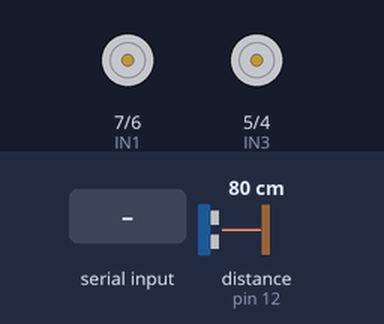
A sketch run on a simulated Arduino Uno, built with avr-gcc and run on an emulated ATmega328P. On the bench: motor-driver pin pairs drawn as motors (green arrow = first pin HIGH = forward, orange = second pin HIGH = backward, longer = more drive, scaled by the enable pin). The test bench sets the inputs (shaded band); at power-on: distance to the obstacle (sensor on pin 12) 80 cm. The echo pulse lasts 58.3 µs per cm.

Above: at 1.2 s.
1.3 s: "0" received over Serial
At 1.8 s:
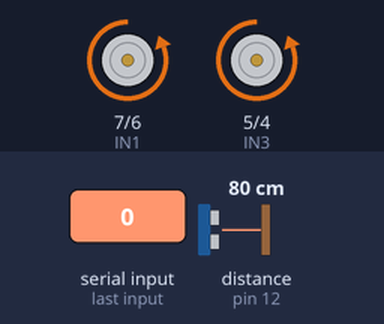
2.8 s: "1" received over Serial
At 4.0 s:
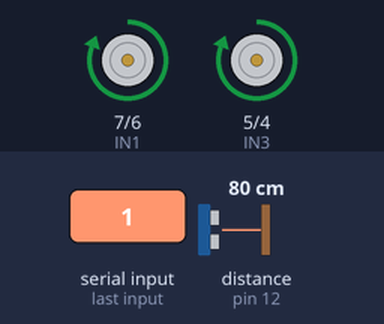
4.3 s: "2" received over Serial
At 5.3 s:
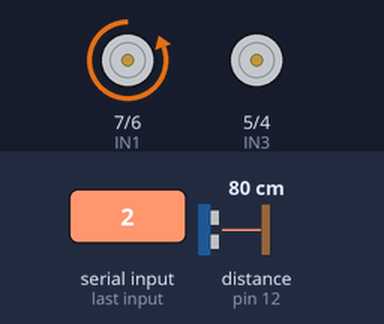
5.8 s: "3" received over Serial
At 6.5 s:
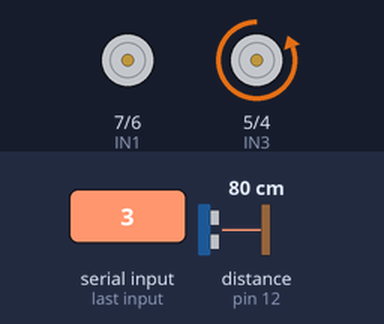
7.3 s: "4" received over Serial
At 7.6 s:
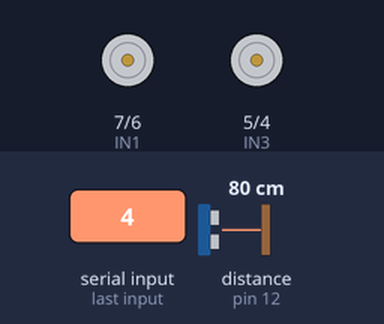
8.8 s: "5" received over Serial
At 10.1 s:
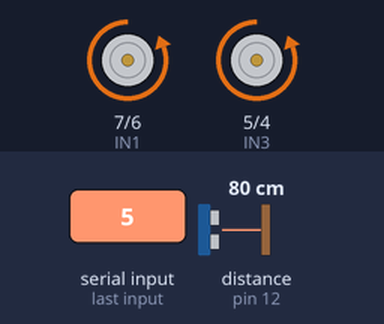
Timing chart, 0 to 11.3 s (numbered marks = the images above; inputs shaded):
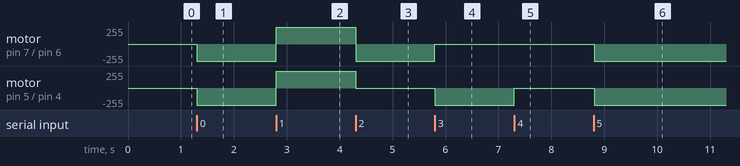

Measured:
- after the input at 1.3 s, motor on pin 7 (IN1) / pin 6 (IN2), motor on pin 5 (IN3) / pin 4 (IN4): stopped → backward 255/255 at once
- after the input at 2.8 s, motor on pin 7 (IN1) / pin 6 (IN2), motor on pin 5 (IN3) / pin 4 (IN4): backward 255/255 → forward 255/255 at once
- after the input at 4.3 s, motor on pin 7 (IN1) / pin 6 (IN2): forward 255/255 → backward 255/255 at once; motor on pin 5 (IN3) / pin 4 (IN4): forward 255/255 → stopped at once
- after the input at 5.8 s, motor on pin 7 (IN1) / pin 6 (IN2): backward 255/255 → stopped at once; motor on pin 5 (IN3) / pin 4 (IN4): stopped → backward 255/255 at once
- after the input at 7.3 s, motor on pin 5 (IN3) / pin 4 (IN4): backward 255/255 → stopped at once
- after the input at 8.8 s, motor on pin 7 (IN1) / pin 6 (IN2), motor on pin 5 (IN3) / pin 4 (IN4): stopped → backward 255/255 at once

The sketch:

MULTIMODE_CAR.ino
```cpp
//Yash Jungade
//Designed with the help of official examples of Motor Driver, Ultrasonic Sensor & Bluetooth Module.
//Multimode Car has two modes. First mode is obstacle avoidance mode & second mode is mobile controlled mode.

/* define section */

//Motor driver setup L298N
const int IN1 = 7; //connect IN1 in the motor driver to pin number 7 in arduino
const int IN2 = 6; //connect IN2 in the motor driver to pin number 6 in arduino
const int IN3 = 5; //connect IN3 in the motor driver to pin number 5 in arduino
const int IN4 = 4; //connect IN4 in the motor driver to pin number 4 in arduino

/* this will allow you to control the speed of the motors */

const int ENA = 9; //connect IN1 in the motor driver to pin number 9 in arduino
const int ENB = 3; //connect IN1 in the motor driver to pin number 3 in arduino

//***************************************************************************//

int command = 0;// int to store the data that we will receive from the bluetooth

/* define the pins for the ultrasonic sensor */

int trig = 11; /* connect trigger pin of Ultrasonic to pin number 11 */
int echo = 12; /* connect echo pin of Ultrasonic to pin number 12 */

/* void setup section we are going to setup our pins to input or output */

void setup() {
  Serial.begin(9600); // opens serial port, sets data rate to 9600 bps

  // set motor driver`s pins to output
  pinMode (IN1, OUTPUT);
  pinMode (IN2, OUTPUT);
  pinMode (IN3, OUTPUT);
  pinMode (IN4, OUTPUT);
  pinMode (ENA, OUTPUT);
  pinMode (ENB, OUTPUT);
//set trig pin as output and the echo pin as input for the ultrasonic sesor
  pinMode(trig, OUTPUT);
pinMode(echo, INPUT);
}

/*void loop section we are going to write our main program here*/

void loop()
{


  if (Serial.available() > 0) //check if the arduino is receiving data or not
{
  command=Serial.read(); //set command integer value sama as the value that we will receive from the bluetooth NOT(we are going to send characters from 0 to 5 and each character will do a different job.

}
if (command == '0')//if we receive a character 0 then both motors will move forward

  {
    // by setting IN1 and IN3 HIGH and IN2 and IN4 LOW both motors will move forward accoring to my connections and ENA and ENB to control the speed from 0 to 250 and this same as the following characters
    digitalWrite(IN1, LOW);
    digitalWrite(IN2, HIGH);
    digitalWrite(IN3, LOW);
    digitalWrite(IN4, HIGH);
    analogWrite(ENA, 255);
    analogWrite(ENB, 255);
command=0; //set command value back to 0
  }
else if(command == '1') // moving backward
  {
    digitalWrite(IN1, HIGH);
    digitalWrite(IN2, LOW);
    digitalWrite(IN3, HIGH);
    digitalWrite(IN4, LOW);
    analogWrite(ENA, 255);
    analogWrite(ENB, 255);

    command=0; //set command value back to 0
  }
 else if (command == '2') //moving left
 {
    digitalWrite(IN1, LOW);
    digitalWrite(IN2, HIGH);
    digitalWrite(IN3, LOW);
    digitalWrite(IN4, LOW);
analogWrite(ENA, 255);
    analogWrite(ENB, 255);
      command=0; //set command value back to 0
  }
else if (command == '3') //moving right
{
    digitalWrite(IN1, LOW);
    digitalWrite(IN2, LOW);
    digitalWrite(IN3, LOW);
    digitalWrite(IN4, HIGH);
analogWrite(ENA, 255);
    analogWrite(ENB, 255);
      command=0; //set command value back to 0
  }
else if (command == '4') //stop the motors
{
    digitalWrite(IN1, HIGH);
    digitalWrite(IN2, HIGH);
    digitalWrite(IN3, HIGH);
    digitalWrite(IN4, HIGH);
      command=0; //set command value back to 0
  }
else if (command == '5')
{


long du = 0, ds = 0; // Transmitting pulse
digitalWrite(trig, LOW); //set trig pin to high
delayMicroseconds(2); //wait 2MS
digitalWrite(trig, HIGH); //set trig pin to high to send pulse
delayMicroseconds(10); //wait 10MS
digitalWrite(trig, LOW);// Waiting for pulse
du = pulseIn(echo, HIGH);// check for the pulse
ds = du*0.034/2 ;// Calculating distance

//move the motors forward

    digitalWrite(IN1, LOW);
    digitalWrite(IN2, HIGH);
    digitalWrite(IN3, LOW);
    digitalWrite(IN4, HIGH);
    analogWrite(ENA, 255);
    analogWrite(ENB, 255);

if (ds<=20) //if the space betwen the robot and the object less than 10 or 10 then turn right until the robot gets a space more than 10
{
    analogWrite(ENA, 255);
    analogWrite(ENB, 255);
    digitalWrite(IN1, LOW);
    digitalWrite(IN2, LOW);
    digitalWrite(IN3, LOW);
    digitalWrite(IN4, HIGH);
    delay(1000);
}
else
{
    analogWrite(ENA, 255);
    analogWrite(ENB, 255);
    digitalWrite(IN1, LOW);
    digitalWrite(IN2, HIGH);
    digitalWrite(IN3, LOW);
    digitalWrite(IN4, HIGH);
    delay(1000);
}
command='5'; //here we will let the robot do the same job untill the we press stop bottom from mobile or press any bottom so we control it manualy
}


}


// created by abdulrahman rijabo :)
```
